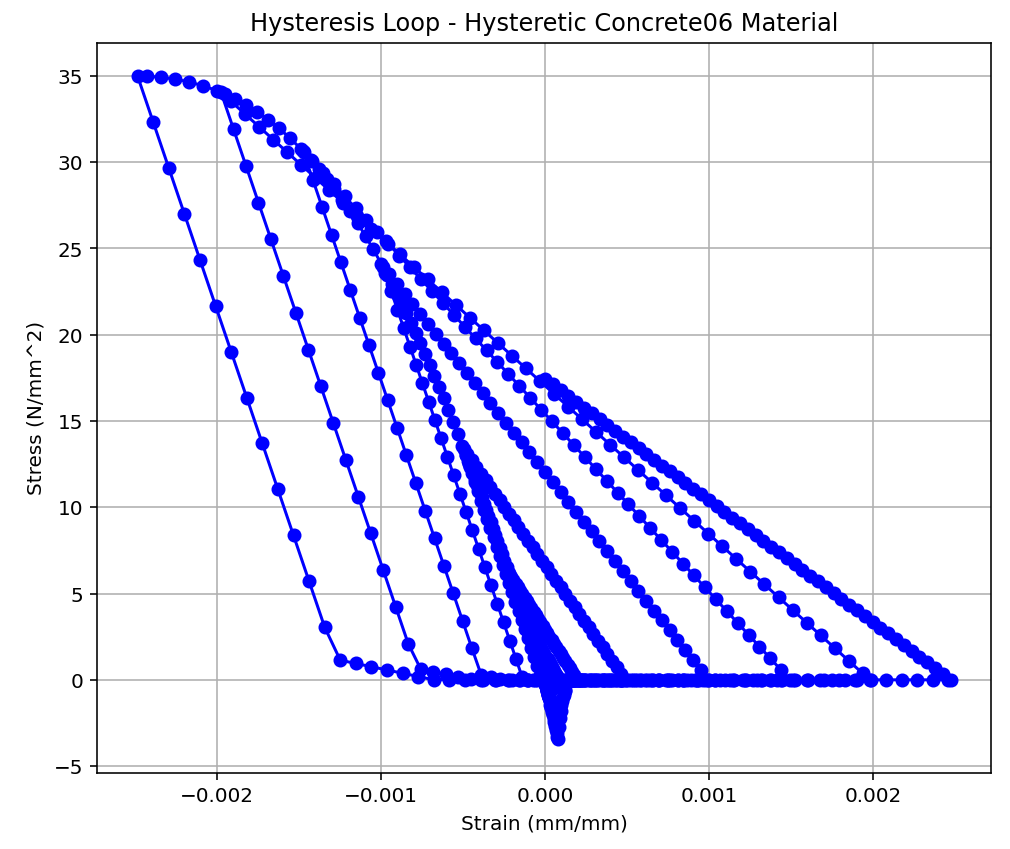

This figure's Python source:
#**************************************************************
#                    >> IN THE NAME OF ALLAH << 
#  HYSTERETIC BEHAVIOR OF CONCRETE MATERIAL USING OPENSEES     
#  Cyclic Displacement-Controlled Analysis
#  THIS PROGRAM WRITTEN BY SALAR DELAVAR GHASHGHAEI (QASHQAI)
#**************************************************************

import openseespy.opensees as ops
import numpy as np
import matplotlib.pyplot as plt

#%% ------------------------------------------------------------
# 1. INITIALIZE MODEL
ops.wipe()
ops.model('Basic', '-ndm', 1, '-ndf', 1)

#%% ------------------------------------------------------------
# 2. MATERIAL PROPERTIES (CONCRETE - CONCRETE06)
# Define parameters (units: mm, N)
# ------------------------------------------
# CONCRETE  tag   f'cec0   f'cuecu
# Parametric definitions for unconfined concrete

fc =  -35	  # [N/mm^2] concrete compressive strength (compression is negative)*
e0 = -0.0025  # [mm/mm] strain at compressive strength*
n = 2	      # compressive shape factor
k = 1	      # post-peak compressive shape factor
alpha1 = 0.32 # parameter for compressive plastic strain definition
fcr = -0.1*fc #	[N/mm^2] tensile strength
ecr	= 0.00008 # [mm/mm] tensile strain at peak stress ($fcr)
b = 4         # exponent of the tension stiffening curve
alpha2 = 0.8  # parameter for tensile plastic strain definition

coreTag = 1       # Confined Concrete Section Tag
# uniaxialMaterial Concrete06 $matTag $fc $e0 $n $k $alpha1 $fcr $ecr $b $alpha2
ops.uniaxialMaterial('Concrete06', coreTag, fc, e0, n, k, alpha1, fcr, ecr, b, alpha2) # build core concrete (confined)
# INFO LINK: https://opensees.berkeley.edu/wiki/index.php/Concrete06_Material
#%% ------------------------------------------------------------
# 3. MODEL GEOMETRY (ZERO-LENGTH ELEMENT)
ops.node(1, 0.0)
ops.node(2, 0.0)

ops.fix(1, 1)   # Fixed node
ops.fix(2, 0)   # Free node

ops.element('zeroLength', 1, 1, 2, '-mat', coreTag, '-dir', 1)

#%% ------------------------------------------------------------
# 4. CYCLIC STRAIN PROTOCOL

# Key strain points (same logic as your protocol)
key_disp = np.array([
     0.0,
     0.005*e0,   -0.005*e0,
     0.01*e0,   -0.01*e0,
     0.05*e0,   -0.05*e0,
     0.09*e0,   -0.09*e0,
     0.20*e0,   -0.20*e0,
     0.40*e0,   -0.40*e0,
     0.60*e0,   -0.60*e0,
     0.80*e0,   -0.80*e0,
     1.00*e0,   -1.00*e0,
     0.0
])

#%% ------------------------------------------------------------
# Generate 1000-point strain protocol
n_points = 1000
disp_protocol = np.interp(
    np.linspace(0, len(key_disp) - 1, n_points),
    np.arange(len(key_disp)),
    key_disp
)


#%% ------------------------------------------------------------
# 5. ANALYSIS SETUP
ops.timeSeries('Linear', 1)
ops.pattern('Plain', 1, 1)
ops.load(2, 1.0)

ops.system('BandGeneral')
ops.numberer('Plain')
ops.constraints('Plain')
ops.algorithm('Newton')
ops.analysis('Static')

#%% ------------------------------------------------------------
# 6. RUN ANALYSIS & RECORD RESPONSE
disp = []
force = []

for target_disp in disp_protocol:
    current_disp = ops.nodeDisp(2, 1)
    dU = target_disp - current_disp

    ops.integrator('DisplacementControl', 2, 1, dU)
    ops.analyze(1)

    disp.append(ops.nodeDisp(2, 1))
    force.append(ops.eleForce(1)[0])

#%% ------------------------------------------------------------
# 7. PLOT HYSTERESIS LOOP
plt.figure(figsize=(7, 6))
plt.plot(disp, force, '-bo', linewidth=1.5)
plt.xlabel('Strain (mm/mm)')
plt.ylabel('Stress (N/mm^2)')
plt.title('Hysteresis Loop - Hysteretic Concrete06 Material')
plt.grid(True)
plt.tight_layout()
plt.show()
